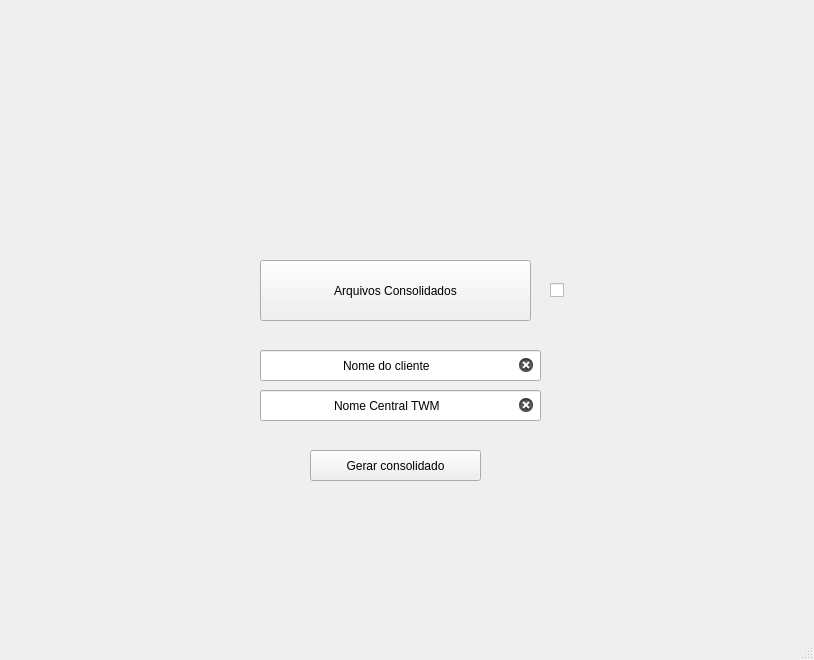
<?xml version="1.0" encoding="UTF-8"?>
<ui version="4.0">
 <class>SAM2</class>
 <widget class="QMainWindow" name="SAM2">
  <property name="windowModality">
   <enum>Qt::WindowModal</enum>
  </property>
  <property name="enabled">
   <bool>true</bool>
  </property>
  <property name="geometry">
   <rect>
    <x>0</x>
    <y>0</y>
    <width>814</width>
    <height>660</height>
   </rect>
  </property>
  <property name="windowTitle">
   <string>SAM</string>
  </property>
  <property name="toolTip">
   <string/>
  </property>
  <property name="statusTip">
   <string/>
  </property>
  <property name="layoutDirection">
   <enum>Qt::LeftToRight</enum>
  </property>
  <widget class="QWidget" name="centralwidget">
   <widget class="QLabel" name="label">
    <property name="geometry">
     <rect>
      <x>-800</x>
      <y>-160</y>
      <width>1611</width>
      <height>800</height>
     </rect>
    </property>
    <property name="text">
     <string/>
    </property>
    <property name="pixmap">
     <pixmap>Fundo_azul_linhas.jpg</pixmap>
    </property>
   </widget>
   <widget class="QLabel" name="label_2">
    <property name="geometry">
     <rect>
      <x>0</x>
      <y>0</y>
      <width>211</width>
      <height>51</height>
     </rect>
    </property>
    <property name="text">
     <string/>
    </property>
    <property name="pixmap">
     <pixmap>png guiando (2).png</pixmap>
    </property>
   </widget>
   <widget class="QPushButton" name="pushButton">
    <property name="geometry">
     <rect>
      <x>260</x>
      <y>260</y>
      <width>271</width>
      <height>61</height>
     </rect>
    </property>
    <property name="text">
     <string>Arquivos Consolidados</string>
    </property>
   </widget>
   <widget class="QPushButton" name="pushButton_4">
    <property name="geometry">
     <rect>
      <x>310</x>
      <y>450</y>
      <width>171</width>
      <height>31</height>
     </rect>
    </property>
    <property name="text">
     <string>Gerar consolidado</string>
    </property>
   </widget>
   <widget class="QCheckBox" name="checkBox">
    <property name="geometry">
     <rect>
      <x>550</x>
      <y>270</y>
      <width>61</width>
      <height>41</height>
     </rect>
    </property>
    <property name="text">
     <string/>
    </property>
    <property name="iconSize">
     <size>
      <width>20</width>
      <height>300</height>
     </size>
    </property>
   </widget>
   <widget class="QLineEdit" name="lineEdit">
    <property name="geometry">
     <rect>
      <x>260</x>
      <y>350</y>
      <width>281</width>
      <height>31</height>
     </rect>
    </property>
    <property name="text">
     <string>Nome do cliente</string>
    </property>
    <property name="alignment">
     <set>Qt::AlignCenter</set>
    </property>
    <property name="clearButtonEnabled">
     <bool>true</bool>
    </property>
   </widget>
   <widget class="QLineEdit" name="lineEdit_2">
    <property name="geometry">
     <rect>
      <x>260</x>
      <y>390</y>
      <width>281</width>
      <height>31</height>
     </rect>
    </property>
    <property name="autoFillBackground">
     <bool>false</bool>
    </property>
    <property name="text">
     <string>Nome Central TWM</string>
    </property>
    <property name="alignment">
     <set>Qt::AlignCenter</set>
    </property>
    <property name="clearButtonEnabled">
     <bool>true</bool>
    </property>
   </widget>
  </widget>
  <widget class="QMenuBar" name="menubar">
   <property name="geometry">
    <rect>
     <x>0</x>
     <y>0</y>
     <width>814</width>
     <height>21</height>
    </rect>
   </property>
  </widget>
  <widget class="QStatusBar" name="statusbar"/>
 </widget>
 <resources/>
 <connections/>
</ui>
